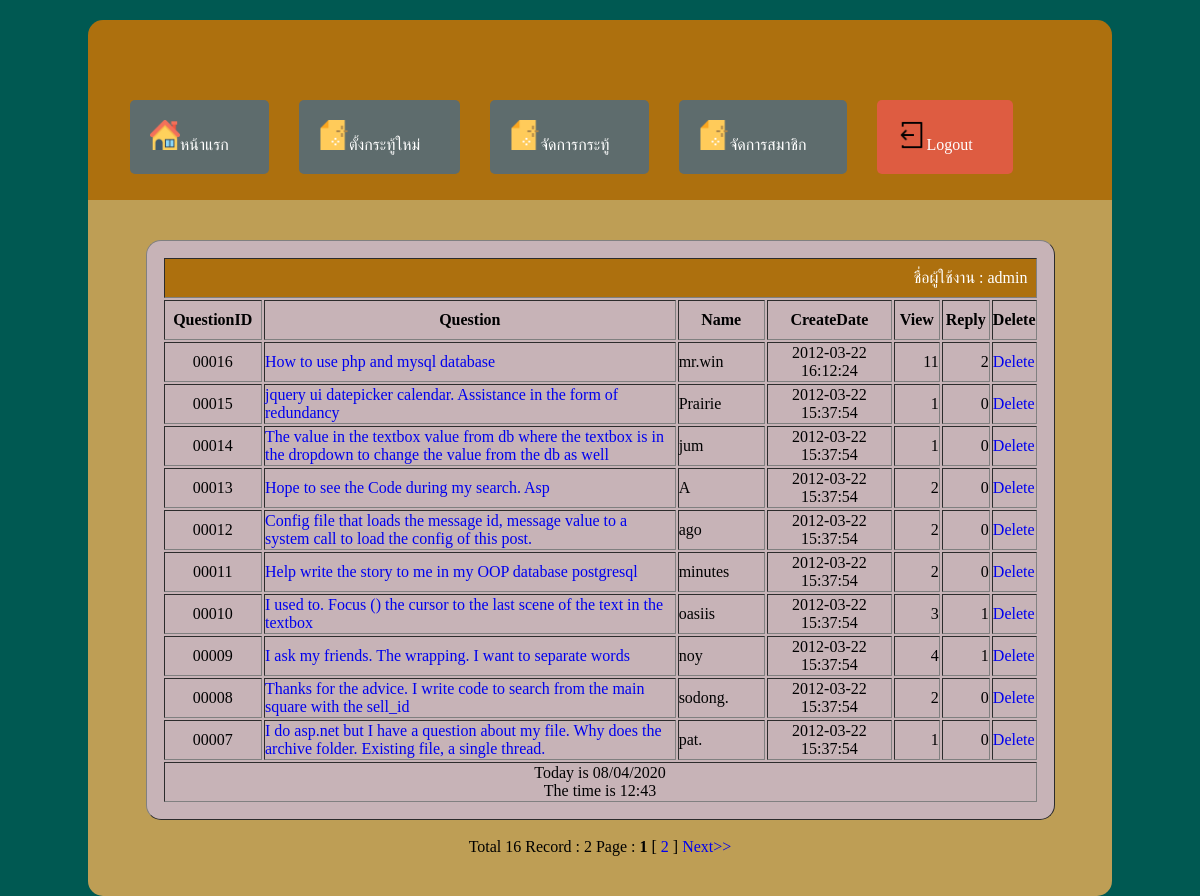
Screenshot of /webboard2.php (signed in) with the database file from the repository.
### tables this page shows
CREATE TABLE `webboard` (
  `QuestionID` int(5) UNSIGNED ZEROFILL NOT NULL,
  `CreateDate` datetime NOT NULL,
  `Question` varchar(255) NOT NULL,
  `Details` text NOT NULL,
  `Name` varchar(50) NOT NULL,
  `View` int(5) NOT NULL,
  `Reply` int(5) NOT NULL
);

### webboard2.php (the view, shortened to what this page needs)
<?php
  include 'include.php';
  if(!isset($_SESSION["username"])){
    echo '<center><h3 style="color:red;">คุณยังไม่ได้เข้าสู่ระบบกรุณาเข้าสู่ระบบก่อน</h3></center>';
    echo '<center><a href="index.php">เข้าสู่ระบบ</a></center>';
    exit();
  }else{
    $sql = "SELECT * FROM webboard";
    $result2 = mysqli_query($link,$sql);
    $Num_Rows = mysqli_num_rows($result2);
    $Per_Page = 10;
    @$Page = $_GET["Page"];
    if(!isset($_GET["Page"]))
    {
	    $Page=1;
    }
    $Next_Page = $Page+1;
    $Page_Start = (($Per_Page*$Page)-$Per_Page);
    if($Num_Rows<=$Per_Page)
    {
	    $Num_Pages =1;
    }
    else if(($Num_Rows % $Per_Page)==0)
    {
	    $Num_Pages =($Num_Rows/$Per_Page) ;
    }
    else
    {
	    $Num_Pages =($Num_Rows/$Per_Page)+1;
	    $Num_Pages = (int)$Num_Pages;
    }
    $sql = "SELECT * FROM webboard ORDER BY QuestionID DESC LIMIT $Page_Start , $Per_Page";
    $result2 = mysqli_query($link,$sql) or die ("Error Query [".$sql."]");
  }
?>
<!DOCTYPE html>
<html>
<head>
  <link rel="stylesheet" type="text/css" href="style.css">
</head>
<body>
  <div id="top">
     <?php
          if ($_SESSION["level"]=='admin') {
           ?>
            <div id="nav">
              <ul>
                <li><a href="webboard.php"><img src="img/house.png" width="30">หน้าแรก</a></li>
                <li><a href="NewQuestion.php"><img src="img/new.png" width="30">ตั้งกระทู้ใหม่</a></li>
                <li><a href="webboard2.php"><img src="img/new.png" width="30">จัดการกระทู้</a></li>
                <li><a href="listuser.php"><img src="img/new.png" width="30">จัดการสมาชิก</a></li>
                <li style="background-color: #de5c41"><a href="logout.php"> <img src="img/exit.png" width="30">Logout</a></li>
              </ul>
            </div>
      <?php
          }
     ?>
  </div>
<div id="login">
<div align="center">
<table width="909" border="1">
  <tr>
   <td colspan = "7" align="right" style="background-color: #ad700e; color: white; "><?php echo "ชื่อผู้ใช้งาน : ".$_SESSION["username"]." &nbsp"  ;?></td>
  </tr>
  <tr>
    <th width="99"> <div align="center">QuestionID</div></th>
    <th width="458"> <div align="center">Question</div></th>
    <th width="90"> <div align="center">Name</div></th>
    <th width="130"> <div align="center">CreateDate</div></th>
    <th width="45"> <div align="center">View</div></th>
    <th width="47"> <div align="center">Reply</div></th>
    <?php
      if($_SESSION["level"] == "admin")
      {
        echo "<th>Delete</td>";
      }
    ?>
  </tr>
  <?php
    while($objResult2 = mysqli_fetch_array($result2,MYSQLI_NUM))
    {
    ?>
  <tr>
    <td><div align="center"><?php echo $objResult2[0];?></div></td>
    <td><a href="ViewWebboard.php?QuestionID=<?php echo $objResult2[0];?>"><?php echo $objResult2[2];?></a></td>
    <td><?php echo $objResult2[4];?></td>
    <td><div align="center"><?php echo $objResult2[1];?></div></td>
    <td align="right"><?php echo $objResult2[5];?></td>
    <td align="right"><?php echo $objResult2[6];?></td>
    <?php
      if($_SESSION["level"] == "admin")
      {
        echo "<td><a href=\"deletewebboard.php?QuestionID=$objResult2[0]\"> Delete</a></td>";
      }
    ?>
  </tr>
    <?php
    }
    if($_SESSION["level"] == "admin")
    {
      echo "<tr><td colspan=\"7\" align=\"center\">Today is " . date("d/m/Y") .  "<br> The time is " . date("H:i") ."</td></tr>";
    }else{
      echo "<tr><td colspan=\"6\" align=\"center\">Today is " . date("d/m/Y") .  "<br> The time is " . date("H:i") ."</td></tr>";
    }
    ?>
</table>
<br>
Total <?php echo $Num_Rows;?> Record : <?php echo $Num_Pages;?> Page :
<?php
for($i=1; $i<=$Num_Pages; $i++){
	if($i != $Page)
	{
		echo "[ <a href='$_SERVER[SCRIPT_NAME]?Page=$i'>$i</a> ]";
	}
	else
	{
		echo "<b> $i </b>";
	}
}
if($Page!=$Num_Pages)
{
	echo " <a href ='$_SERVER[SCRIPT_NAME]?Page=$Next_Page'>Next>></a> ";
}
?>
</div>
</div>
</body>
</html>

### style.css (style rules this page uses)
* { margin: 0; padding: 0; }
body { width:100%; height:100%; background-color: #005952; transition-duration: 0.4s; }
a { text-decoration: none; }
#top { background-color:#ad700e; margin: 0 auto; height: 180px; width: 1024px; border-top-right-radius: 15px; border-top-left-radius: 15px; margin-top: 20px; text-align: center; }
#nav { margin: 0 auto; width: 1000px; height: 100px; }
#nav ul li { float: left; list-style: none; display: block; padding: 20px 20px 20px 0px; background-color: #5e6c6d; margin-left: 30px; border-radius: 5px; margin-top: 80px; }
#nav ul li a { text-decoration: none; color: white; padding: 20px 20px 20px 20px; transition-duration: 0.4s; }
#login { padding-top: 40px; margin: 0 auto; width: 1024px; background-color: #be9e55; border-bottom-right-radius: 15px; border-bottom-left-radius: 15px; padding-bottom: 40px; }
#login table { background-color: #c7b3b7; margin: 0 auto; border-radius: 15px; padding : 15px 15px 15px 15px; }
#login table tr { height: 40px; }

### rows the page displays
webboard: QuestionID "00016", Question "How to use php and mysql database", Name "mr.win", CreateDate "2012-03-22 16:12:24", View "11", Reply "2"
webboard: QuestionID "00015", Question "jquery ui datepicker calendar. Assistance in the form of redundancy", Name "Prairie", CreateDate "2012-03-22 15:37:54", View "1", Reply "0"
webboard: QuestionID "00014", Question "The value in the textbox value from db where the textbox is in the dropdown to change the value from the db as well", Name "jum", CreateDate "2012-03-22 15:37:54", View "1", Reply "0"
webboard: QuestionID "00013", Question "Hope to see the Code during my search. Asp", Name "A", CreateDate "2012-03-22 15:37:54", View "2", Reply "0"
webboard: QuestionID "00012", Question "Config file that loads the message id, message value to a system call to load the config of this post.", Name "ago", CreateDate "2012-03-22 15:37:54", View "2", Reply "0"
webboard: QuestionID "00011", Question "Help write the story to me in my OOP database postgresql", Name "minutes", CreateDate "2012-03-22 15:37:54", View "2", Reply "0"
webboard: QuestionID "00010", Question "I used to. Focus () the cursor to the last scene of the text in the textbox", Name "oasiis", CreateDate "2012-03-22 15:37:54", View "3", Reply "1"
webboard: QuestionID "00009", Question "I ask my friends. The wrapping. I want to separate words", Name "noy", CreateDate "2012-03-22 15:37:54", View "4", Reply "1"
webboard: QuestionID "00008", Question "Thanks for the advice. I write code to search from the main square with the sell_id", Name "sodong.", CreateDate "2012-03-22 15:37:54", View "2", Reply "0"
webboard: QuestionID "00007", Question "I do asp.net but I have a question about my file. Why does the archive folder. Existing file, a single thread.", Name "pat.", CreateDate "2012-03-22 15:37:54", View "1", Reply "0"

### other values shown
$_SESSION["username"] "admin"
$Num_Rows "16"
$Num_Pages "2"
